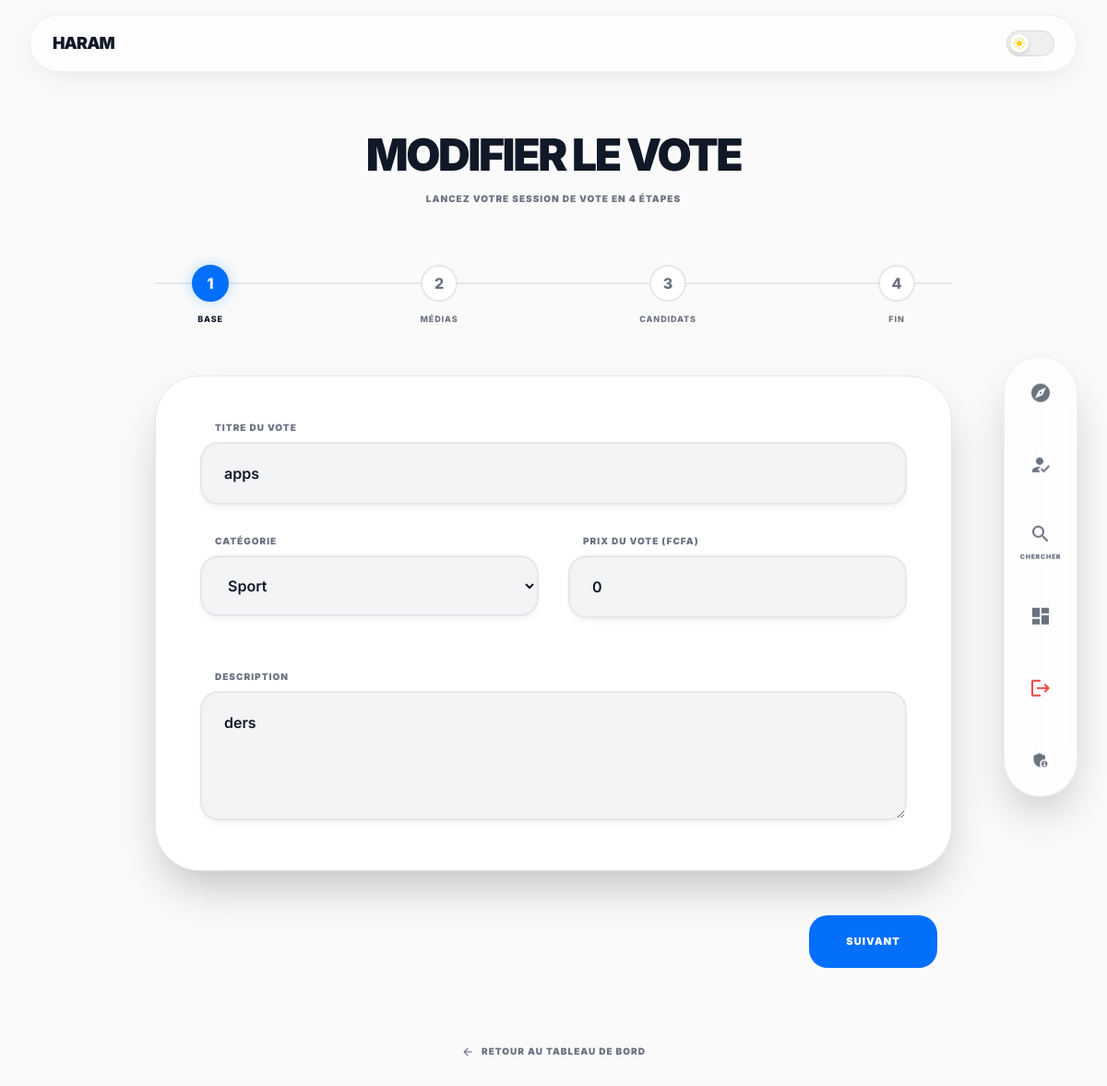
Screenshot of /surveys/vote/edit/4/ (signed in) with the database file from the repository.
### votes/models.py (models this page shows, shortened)
class VoteSession(models.Model):
    CATEGORY_CHOICES = [
        ('music', 'Musique'),
        ('sport', 'Sport'),
        ('beauty', 'Beauté & Miss'),
        ('education', 'Éducation'),
        ('other', 'Autre'),
    ]
    creator = models.ForeignKey(settings.AUTH_USER_MODEL, on_delete=models.CASCADE, related_name='vote_sessions', null=True, blank=True, verbose_name="Créateur")
    title = models.CharField(max_length=200, verbose_name="Titre du vote")
    slug = models.SlugField(unique=True, blank=True)
    description = models.TextField(verbose_name="Description")
    category = models.CharField(max_length=20, choices=CATEGORY_CHOICES, default='other', verbose_name="Catégorie")
    background_image = models.ImageField(upload_to='votes/backgrounds/', verbose_name="Image d'arrière-plan")
    organizer_name = models.CharField(max_length=100, default="Haram", verbose_name="Organisateur")
    organizer_image = models.ImageField(upload_to='votes/organizers/', blank=True, null=True, verbose_name="Image de l'organisateur")
    is_verified = models.BooleanField(default=False, verbose_name="Vérifié")
    vote_price = models.DecimalField(max_digits=10, decimal_places=2, default=0, verbose_name="Prix d'un vote (FCFA)")
    end_date = models.DateTimeField(null=True, blank=True, verbose_name="Date de fin du vote")
    core_like = GenericRelation(Like, related_query_name='%(app_label)s_%(class)s_likes')
    created_at = models.DateTimeField(auto_now_add=True)
    updated_at = models.DateTimeField(auto_now=True)
    is_active = models.BooleanField(default=True, verbose_name="Actif")
    class Meta:
        ordering = ['-created_at']
        verbose_name = "Session de Vote"
        verbose_name_plural = "Sessions de Vote"

### surveys/views.py (the view)
# urls.py: path('vote/edit/<int:pk>/', views.vote_edit, name='vote_edit'),
@login_required
def vote_edit(request, pk):
    session = get_object_or_404(VoteSession, pk=pk, creator=request.user)
    ChoiceFormSet = inlineformset_factory(VoteSession, Choice, form=ChoiceForm, extra=1, can_delete=True)
    if request.method == 'POST':
        form = VoteSessionForm(request.POST, request.FILES, instance=session)
        formset = ChoiceFormSet(request.POST, request.FILES, instance=session)
        if form.is_valid() and formset.is_valid():
            form.save()
            formset.save()
            messages.success(request, "Vote mis à jour !")
            return redirect('dashboard')
    else:
        form = VoteSessionForm(instance=session)
        formset = ChoiceFormSet(instance=session)
    return render(request, 'surveys/vote_create.html', {
        'form': form,
        'formset': formset,
        'title': 'Modifier le Vote'
    })

### surveys/forms.py
class VoteSessionForm(forms.ModelForm):
    class Meta:
        model = VoteSession
        fields = [
            'title', 'description', 'category', 'background_image',
            'vote_price', 'end_date'
        ]
        widgets = {
            'title': forms.TextInput(attrs={'class': 'input-premium'}),
            'description': forms.Textarea(attrs={'class': 'input-premium', 'rows': 4}),
            'category': forms.Select(attrs={'class': 'input-premium'}),
            'background_image': forms.FileInput(attrs={'class': 'input-premium'}),
            'vote_price': forms.NumberInput(attrs={
                'class': 'input-premium',
                'onkeypress': 'return event.charCode >= 48 && event.charCode <= 57'
            }),
            'end_date': forms.DateTimeInput(attrs={'class': 'input-premium', 'type': 'datetime-local'}),
        }

### surveys/templates/surveys/vote_create.html (shortened to what this page needs)
{% extends "base.html" %}
{% load static %}
{% block content %}
<div class="max-w-4xl mx-auto px-4 py-12">
    <div class="text-center mb-16 space-y-4">
        <h1 class="text-5xl font-black text-[var(--text-main)] tracking-tighter uppercase">
            {{ title }}
        </h1>
        <p class="text-[var(--text-muted)] font-black uppercase tracking-widest text-[10px]">Lancez votre session de vote en 4 étapes</p>
    </div>
    <div class="timeline px-10">
        <div class="step-node active" data-step="1">1 <span class="step-label">Base</span></div>
        <div class="step-node" data-step="2">2 <span class="step-label">Médias</span></div>
        <div class="step-node" data-step="3">3 <span class="step-label">Candidats</span></div>
        <div class="step-node" data-step="4">4 <span class="step-label">Fin</span></div>
    </div>
    <form method="post" enctype="multipart/form-data" id="multi-step-form" class="mt-20">
        <div class="step-container active" id="step-1">
            <div class="bg-[var(--bg-surface)] border border-[var(--border-subtle)] rounded-[3rem] p-8 md:p-12 shadow-2xl space-y-8">
                <div class="form-group">
                    <label class="field-label">Titre du Vote</label>
                    <input type="text" name="title" class="input-premium" placeholder="Ex: Meilleur Artiste 2026" required value="{{ form.title.value|default:'' }}">
                </div>
                <div class="grid grid-cols-1 md:grid-cols-2 gap-8">
                    <div class="form-group">
                        <label class="field-label">Catégorie</label>
                        <select name="category" class="input-premium">
                            {% for val, name in form.fields.category.choices %}
                                <option value="{{ val }}" {% if form.category.value == val %}selected{% endif %}>{{ name }}</option>
                            {% endfor %}
                        </select>
                    </div>
                    <div class="form-group">
                        <label class="field-label">Prix du Vote (FCFA)</label>
                        <input type="number" name="vote_price" class="input-premium" placeholder="0 pour gratuit" value="{{ form.vote_price.value|default:'0' }}">
                    </div>
                </div>
                <div class="form-group">
                    <label class="field-label">Description</label>
                    <textarea name="description" rows="4" class="input-premium" placeholder="Expliquez l'objectif de ce vote...">{{ form.description.value|default:'' }}</textarea>
                </div>
            </div>
        </div>
    <div class="flex justify-between mt-12 px-4">
        <button type="button" class="nav-btn btn-next" id="nextBtn" onclick="nextPrev(1)">Suivant</button>
    </div>
    <div class="text-center mt-20">
        <a href="{% url 'dashboard' %}" class="inline-flex items-center gap-2 text-[var(--text-muted)] hover:text-[var(--text-main)] transition-colors text-[10px] font-black uppercase tracking-widest">
            <span class="material-icons text-sm">arrow_back</span>
            Retour au tableau de bord
        </a>
    </div>
</div>
{% endblock %}

### rows the page displays
VoteSession: title "apps", category "Sport", vote_price "0", description "ders"

### other values shown
{{ title }} "MODIFIER LE VOTE"
